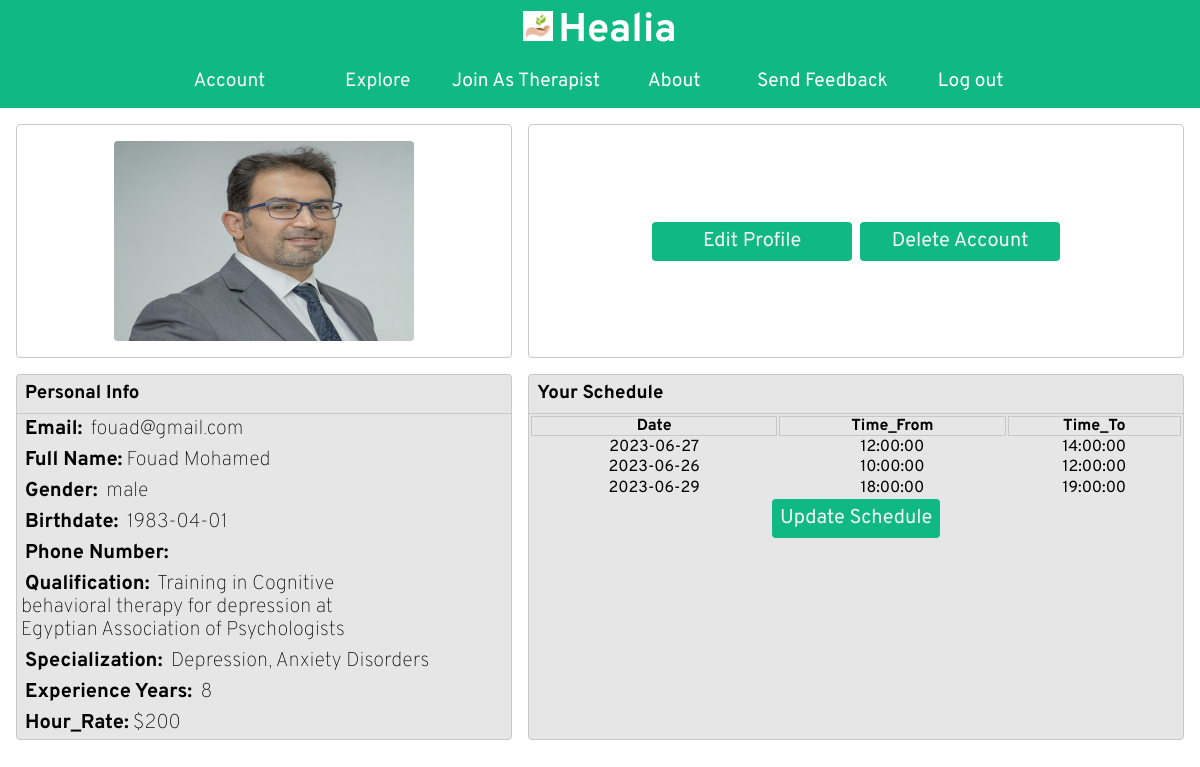
Page /therapistprofile.php (signed in) on the committed database.
### tables this page shows
CREATE TABLE `therapists` (
  `Therapist_ID` int(11) NOT NULL,
  `Therapist_Name` varchar(20) NOT NULL,
  `Gender` varchar(6) NOT NULL,
  `Birthdate` date NOT NULL,
  `qualification` varchar(200) NOT NULL,
  `specialization` varchar(30) NOT NULL,
  `experience` int(3) NOT NULL,
  `Email` varchar(30) NOT NULL,
  `Password` varchar(18) NOT NULL,
  `Therapist_Image` varchar(50) NOT NULL,
  `Is_Accepted` varchar(10) DEFAULT NULL,
  `Hour_Rate` int(3) NOT NULL,
  `cv` varchar(50) NOT NULL
);

CREATE TABLE `schedule` (
  `Schedule_ID` int(11) NOT NULL,
  `Therapist_Id` int(11) NOT NULL,
  `Date` date NOT NULL,
  `Time_From` time NOT NULL,
  `Time_To` time NOT NULL
);

### therapistprofile.php (the view, shortened to what this page needs)
<?php
include('logform.php');
$em = $_SESSION['name'];
$sql =  "SELECT * FROM therapists WHERE Email ='$em'";
$result = $con->query($sql);
$row = $result->fetch_assoc();
?>
<!DOCTYPE html>
<html lang="en">
<head>
  <link rel="stylesheet" href="style.css">
  <link rel="stylesheet" href="./Header-Footer/headerfooter.css">
  <link rel="stylesheet" href="profile.css">
</head>
<body>
<?php include ('header.php')?>
  <div class="profile-container">
    <div class="image-container">
      <?php echo '<img class="profile-picture"  src="therapists/' . $row['Therapist_Image'] . '">'; ?>
    </div>
    <div class="edit-delete">
      <div class="card-body">
        <div class="edit-delete-div">
              <button href="#" data-modal-target="#modal-te" class="btn-profile btn-success">Edit Profile</button>
              <button href="#" data-modal-target="#modal-td" class="btn-profile btn-danger">Delete Account</button>
              </div>
      </div>
    </div>
    <div class="profile-info">
      <h3>Personal Info</h3>
        <div class="card-body">
          <h5 class="card-text"><b>Email:</b> <?php echo $row['Email']; ?> </h5>
          <h5 class="card-text"><b>Full Name:</b><?php echo $row['Therapist_Name']; ?></h5>
          <h5 class="card-text"><b>Gender:</b> <?php echo $row['Gender']; ?></h5>
          <h5 class="card-text"><b>Birthdate:</b> <?php echo $row['Birthdate']; ?></h5>
          <h5 class="card-text"><b>Phone Number:</b> <?php echo $row['phonenumber']; ?></h5>
          <h5 class="card-text therapist-card-text"><b>Qualification:</b> <?php echo $row['qualification']; ?></h5>
          <h5 class="card-text"><b>Specialization:</b> <?php echo $row['specialization']; ?></h5>
          <h5 class="card-text"><b>Experience Years:</b> <?php echo $row['experience']; ?></h5>
          <h5 class="card-text"><b>Hour_Rate:</b>$<?php echo $row['Hour_Rate']; ?></h5>
        </div>
      </div>
      <div class="calender">
        <h3>Your Schedule</h3>
        <div class="card-body">
          <table id="example1" class="table table-bordered table-striped">
            <thead>
              <tr class='calender-header'>
                <th>Date</th>
                <th>Time_From</th>
                <th>Time_To</th>
              </tr>
            </thead>
            <tbody>
              <?php
              $sql = "SELECT schedule.* , therapists.Email , therapists.Therapist_ID
            FROM schedule
            LEFT JOIN therapists ON schedule.Therapist_Id = therapists.Therapist_ID
            WHERE therapists.Email  = '$em'";
              $result = mysqli_query($con, $sql);
              while ($row = mysqli_fetch_assoc($result)) {
                echo "<tr class='table-row'>";
                echo "<td>" . $row['Date'] . "</td>";
                echo "<td>" . $row['Time_From'] . "</td>";
                echo "<td>" . $row['Time_To'] . "</td>";
                echo "</tr>";
              }
              ?>
            </tbody>
          </table>
          <div class="btn-therapist-update" >
            <button href="#" data-modal-target="#modal-tu" data-bs-target="#update" class="btn-profile  ">Update Schedule</button>
          </div>
        </div>
      </div>
    </div>
</body>
</html>

### style.css (style rules this page uses)
:root { --main-color:#10b981; --other-main-color: rgb(46, 202, 150); ; --font-color:white ; --secondary-color: #f3f4f6; --beige-color:#fff8db; --blue-color:#116A7B; --green-color:#B3C890; --dark-gray:rgb(200, 200, 200); --light-gray:rgb(230, 230, 230); }
*,ul,ol,li,a { font-family: 'Overpass', 'Trebuchet MS', 'Lucida Sans Unicode', 'Lucida Grande', 'Lucida Sans', Arial, sans-serif; margin: 0; padding: 0; text-decoration: none; list-style: none; box-sizing: border-box; line-height: 1.15; }
img { width: 100%; height: 100%; }
button { cursor: pointer; background: #fff; border: none; font-size: 2rem; margin-top: 3rem; padding: 0.25rem; color: var(--main-color); box-shadow: inset 0 0 0 0 var(--main-color); margin: 0 -.25rem; padding: 0 .25rem; transition: color .5s ease-in-out, box-shadow .5s ease-in-out; }
img { max-width: 100%; max-height: 100%; }

### profile.css (style rules this page uses)
body { max-width: 100%; }
.profile-container { display: grid; grid-template-areas: 'a b b' 'c d d'; max-width: 100%; gap: 1rem; margin: 1rem; }
.image-container { display: flex; justify-content: center; align-items: center; border: 0.1rem solid var(--dark-gray); border-radius: 0.25rem; grid-area: a; padding: 1rem; }
.profile-picture { width: 300px; height: 200px; border-radius: 0.25rem; }
.edit-delete { border: 0.1rem solid var(--dark-gray); border-radius: 0.25rem; grid-area: b; display: flex; justify-content: center; align-items: center; }
.edit-delete-div { display: flex; justify-content: center; align-items: center; gap: 1rem; }
.edit-delete-div * { width: 200px; }
.btn-profile { background-color: var(--main-color); font-size: 1.25rem; padding: 0.25rem; border: 0.25rem solid var(--main-color); border-radius: 0.25rem; transition: none; color: var(--secondary-color); transition: none; box-shadow: none; }
.profile-info { grid-area: c; border: 0.1rem solid var(--dark-gray); border-radius: 0.25rem; background-color: var(--light-gray) }
.profile-info h3 { padding: 0.5rem; }
.profile-info div { border-top: 0.1rem solid var(--dark-gray); }
.profile-info div * { padding: 0.25rem; font-size: 1.25rem; }
.profile-info div h5 { font-weight: 100; }
.calender { min-width: 500px; grid-area: d; border: 0.1rem solid var(--dark-gray); border-radius: 0.25rem; background-color: var(--light-gray) }
.calender h3 { padding: 0.5rem; }
.calender .card-body { border-top: 0.1rem solid var(--dark-gray) ; }
table { margin: auto; width: 100%; }
.calender-header * { border:0.1rem solid var(--dark-gray); }
.table-row { text-align: center; }
.btn-therapist-update { display: flex; justify-content: center; }
.therapist-card-text { inline-size: 350px; overflow-wrap: break-word; }

### rows in the picture
therapists: Therapist_Image (picture), Email "fouad@gmail.com", Therapist_Name "Fouad Mohamed", Gender "male", Birthdate "1983-04-01", qualification "Training in Cognitive behavioral therapy for depression at Egyptian Association of Psychologists", specialization "Depression, Anxiety Disorders", experience "8", Hour_Rate "200"
schedule: Date "2023-06-27", Time_From "12:00:00", Time_To "14:00:00"
schedule: Date "2023-06-26", Time_From "10:00:00", Time_To "12:00:00"
schedule: Date "2023-06-29", Time_From "18:00:00", Time_To "19:00:00"
